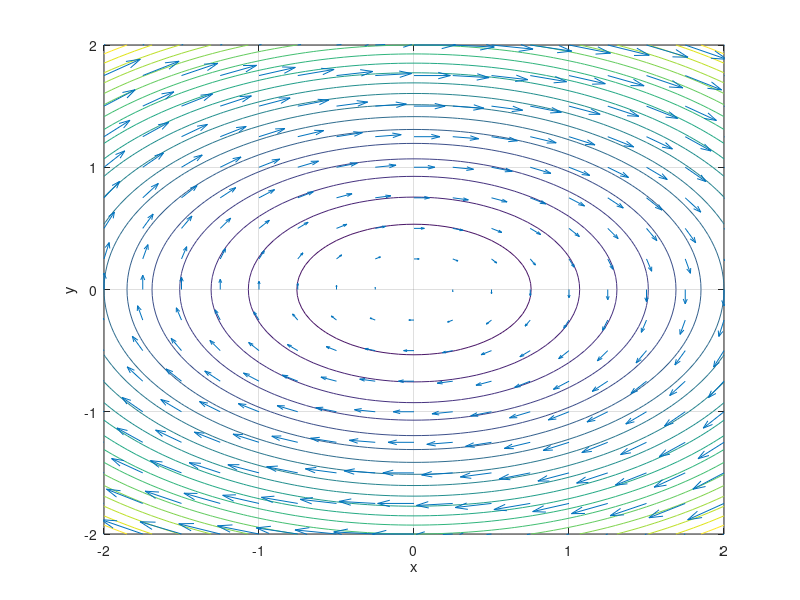

The MATLAB source for this figure:
% Task 1(h)
x = -2:.05:2;
y = -2:.05:2;
[xx,yy] = meshgrid(x,y);
% meshgrid creates a plane with x-axis defined by x and y-axis defined by
% y
zz = xx.^2 + 2*yy.^2;
figure(5);
contour(xx,yy,zz,20);
% Plot the contour of the plane
xlabel('x');
ylabel('y');

xnew = -2:.25:2;
ynew = xnew;
[xxnew,yynew] = meshgrid(xnew,ynew);

grid on;
fxxnew = 2*yynew;
fyynew = -xxnew;
% fxxnew and fyynew define the tangent vector to any contour
figure(5);
hold on;
quiver(xxnew,yynew,fxxnew,fyynew);
% plot the tangent vectors of any contour on the plane.

